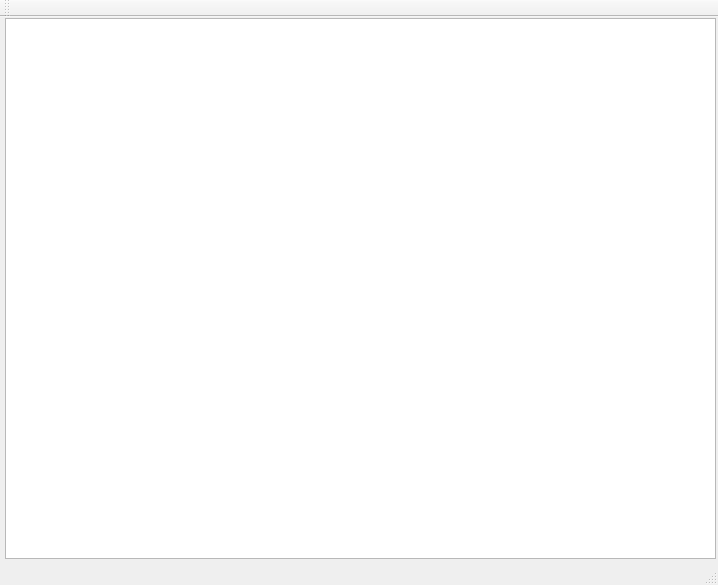
<?xml version="1.0" encoding="UTF-8"?>
<ui version="4.0">
 <class>MainWindow</class>
 <widget class="QMainWindow" name="MainWindow">
  <property name="geometry">
   <rect>
    <x>0</x>
    <y>0</y>
    <width>718</width>
    <height>585</height>
   </rect>
  </property>
  <property name="windowTitle">
   <string>MainWindow</string>
  </property>
  <widget class="QWidget" name="centralWidget">
   <widget class="QGraphicsView" name="graphicsView">
    <property name="geometry">
     <rect>
      <x>5</x>
      <y>1</y>
      <width>711</width>
      <height>541</height>
     </rect>
    </property>
   </widget>
  </widget>
  <widget class="QMenuBar" name="menuBar">
   <property name="geometry">
    <rect>
     <x>0</x>
     <y>0</y>
     <width>718</width>
     <height>24</height>
    </rect>
   </property>
  </widget>
  <widget class="QToolBar" name="mainToolBar">
   <attribute name="toolBarArea">
    <enum>TopToolBarArea</enum>
   </attribute>
   <attribute name="toolBarBreak">
    <bool>false</bool>
   </attribute>
  </widget>
  <widget class="QStatusBar" name="statusBar"/>
 </widget>
 <layoutdefault spacing="6" margin="11"/>
 <resources/>
 <connections/>
</ui>
